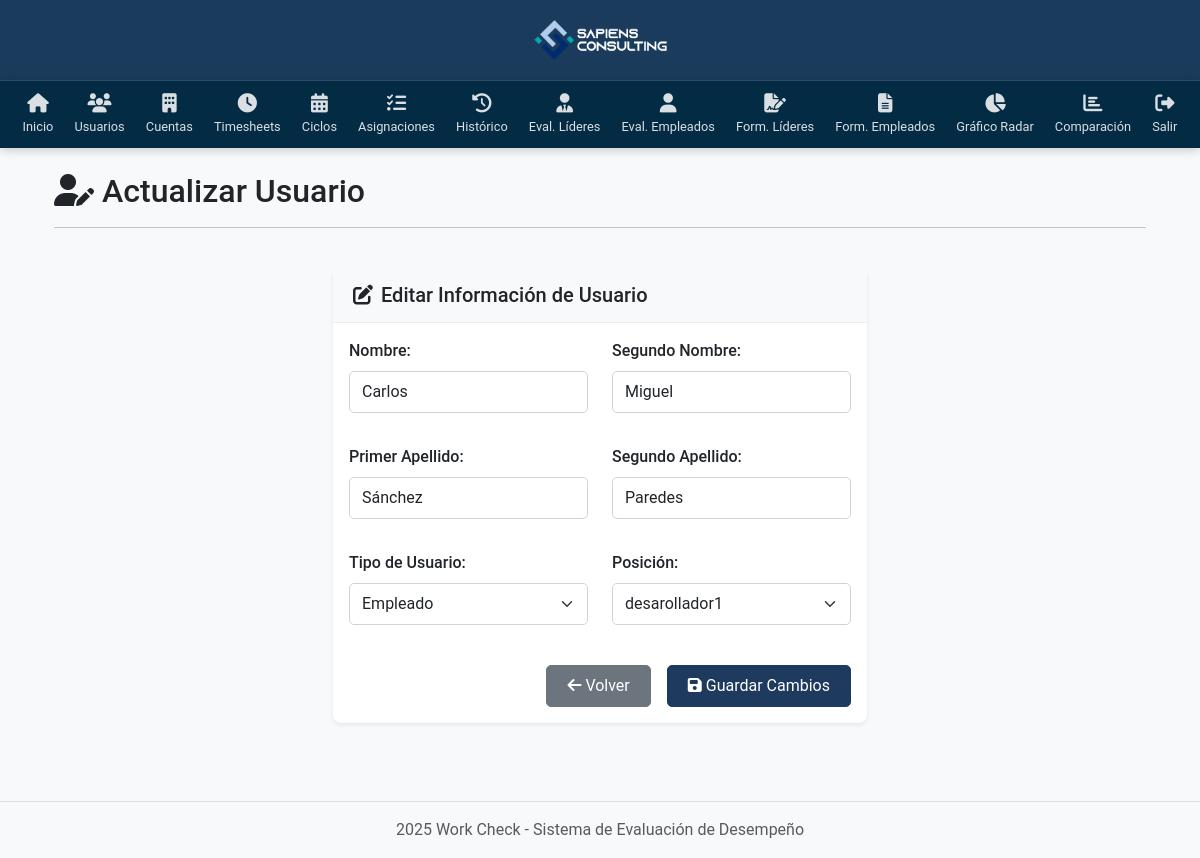
The app's page /update_user/5/ (signed in) with its own data.
### System/models.py (models this page shows)
class Usuario(models.Model):
    first_name = models.CharField(max_length=50)
    middle_name = models.CharField(max_length=50, blank=True, null=True)
    last_name = models.CharField(max_length=50)
    second_last_name = models.CharField(max_length=50, blank=True, null=True)
    user_type = models.CharField(max_length=50)
    position = models.ForeignKey(Position, on_delete=models.PROTECT)

class Position(models.Model):
    position_code = models.CharField(max_length=20)
    position_name = models.CharField(max_length=100)

### System/views.py (the view, shortened to what this page needs)
# urls.py: path('update_user/<int:user_id>/', views.update_user, name='update_user'),
@login_required
def update_user(request, user_id):
    try:
        usuario = Usuario.objects.get(id=user_id)
    except Usuario.DoesNotExist:
        return redirect('home')
    positions = Position.objects.all()
    return render(request, 'System/update_user.html', {'usuario': usuario, 'positions': positions})

### System/views.py (called while the page is built)
def login_required(view_func):
    @wraps(view_func)
    def wrapped_view(request, *args, **kwargs):
        if not request.session.get('user_id'):
            return redirect('login')
        return view_func(request, *args, **kwargs)
    return wrapped_view

### System/templates/System/update_user.html (shortened to what this page needs)
{% extends 'System/base.html' %}
{% block content %}
<div class="container">
    <div class="row mb-4">
        <div class="col-12">
            <div class="d-flex align-items-center">
                <h2 class="mb-0"><i class="fas fa-user-edit me-2"></i>Actualizar Usuario</h2>
            </div>
            <hr class="mt-3">
        </div>
    </div>
    <div class="row">
        <div class="col-md-8 col-lg-6 mx-auto">
            <div class="card shadow-sm">
                <div class="card-header bg-light">
                    <h5 class="card-title mb-0"><i class="fas fa-edit me-2"></i>Editar Información de Usuario</h5>
                </div>
                <div class="card-body">
                    <form method="post">
                        <div class="row mb-3">
                            <div class="col-md-6">
                                <div class="form-group mb-3">
                                    <label for="first_name" class="form-label">Nombre:</label>
                                    <input type="text" class="form-control" id="first_name" name="first_name" value="{{ usuario.first_name }}" required>
                                </div>
                            </div>
                            <div class="col-md-6">
                                <div class="form-group mb-3">
                                    <label for="middle_name" class="form-label">Segundo Nombre:</label>
                                    <input type="text" class="form-control" id="middle_name" name="middle_name" value="{{ usuario.middle_name }}">
                                </div>
                            </div>
                        </div>
                        <div class="row mb-3">
                            <div class="col-md-6">
                                <div class="form-group mb-3">
                                    <label for="last_name" class="form-label">Primer Apellido:</label>
                                    <input type="text" class="form-control" id="last_name" name="last_name" value="{{ usuario.last_name }}" required>
                                </div>
                            </div>
                            <div class="col-md-6">
                                <div class="form-group mb-3">
                                    <label for="second_last_name" class="form-label">Segundo Apellido:</label>
                                    <input type="text" class="form-control" id="second_last_name" name="second_last_name" value="{{ usuario.second_last_name }}">
                                </div>
                            </div>
                        </div>
                        <div class="row mb-3">
                            <div class="col-md-6">
                                <div class="form-group mb-3">
                                    <label for="user_type" class="form-label">Tipo de Usuario:</label>
                                    <select class="form-select" id="user_type" name="user_type" required>
                                        <option value="Empleado" {% if usuario.user_type == "Empleado" %}selected{% endif %}>Empleado</option>
                                    </select>
                                </div>
                            </div>
                            <div class="col-md-6">
                                <div class="form-group mb-3">
                                    <label for="position" class="form-label">Posición:</label>
                                    <select class="form-select" id="position" name="position" required>
                                        {% for pos in positions %}
                                            <option value="{{ pos.id }}" {% if pos.id == usuario.position.id %}selected{% endif %}>{{ pos.position_name }}</option>
                                        {% endfor %}
                                    </select>
                                </div>
                            </div>
                        </div>
                        <div class="d-grid gap-2 d-md-flex justify-content-md-end mt-4">
                            <a href="{% url 'manage_users' %}" class="btn btn-secondary me-md-2">
                                <i class="fas fa-arrow-left me-1"></i>Volver
                            </a>
                            <button type="submit" class="btn btn-primary">
                                <i class="fas fa-save me-1"></i>Guardar Cambios
                            </button>
                        </div>
                    </form>
                </div>
            </div>
        </div>
    </div>
</div>
{% endblock %}

### System/static/css/styles.css (style rules this page uses)
body { font-family: 'Roboto', Arial, sans-serif; min-height: 100vh; display: flex; flex-direction: column; background-color: #f8f9fa; margin: 0; padding: 0; }
.container { flex: 1; }
.card { border: none; border-radius: 8px; box-shadow: 0 4px 12px rgba(0, 0, 0, 0.05); transition: transform 0.3s, box-shadow 0.3s; margin-bottom: 20px; }
.card-header { background-color: #f8f9fa; border-bottom: 1px solid rgba(0, 0, 0, 0.05); font-weight: 600; }
.btn { border-radius: 5px; padding: 0.5rem 1.25rem; transition: all 0.3s; }
.btn-primary { background-color: #1f3a5f; border-color: #1f3a5f; }
.form-control, .form-select { border-radius: 5px; border: 1px solid #ced4da; padding: 0.5rem 0.75rem; transition: border-color 0.15s ease-in-out, box-shadow 0.15s ease-in-out; }
.form-label { font-weight: 500; margin-bottom: 0.5rem; }

### System/templates/System/update_user.html (style rules this page uses)
.card { border-radius: 8px; overflow: hidden; margin-bottom: 30px; border: none; }
.card-header { border-bottom: 1px solid rgba(0, 0, 0, 0.05); padding: 15px 20px; }
.btn-primary { background-color: #1f3a5f; border-color: #1f3a5f; }

### records on screen
Usuario: first_name "Carlos", middle_name "Miguel", last_name "Sánchez", second_last_name "Paredes", user_type "Empleado", position "desarollador1"
